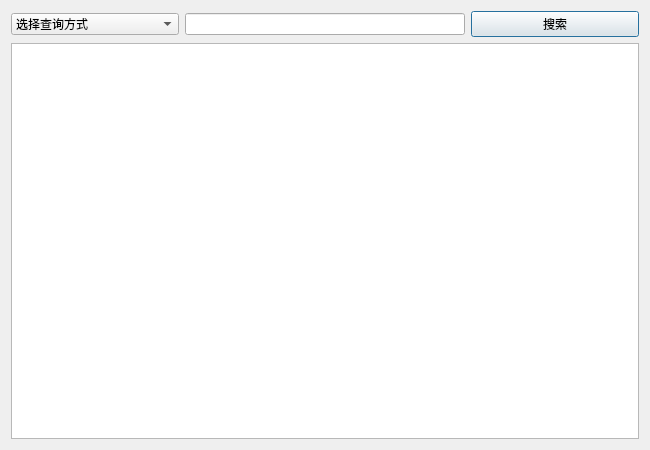
<?xml version="1.0" encoding="UTF-8"?>
<ui version="4.0">
 <class>searchContacts</class>
 <widget class="QDialog" name="searchContacts">
  <property name="geometry">
   <rect>
    <x>0</x>
    <y>0</y>
    <width>650</width>
    <height>450</height>
   </rect>
  </property>
  <property name="windowTitle">
   <string>查询联系人</string>
  </property>
  <layout class="QVBoxLayout" name="verticalLayout">
   <item>
    <layout class="QHBoxLayout" name="horizontalLayout" stretch="3,5,3">
     <item>
      <widget class="QComboBox" name="cb_method">
       <item>
        <property name="text">
         <string>选择查询方式</string>
        </property>
       </item>
       <item>
        <property name="text">
         <string>按姓名查询</string>
        </property>
       </item>
       <item>
        <property name="text">
         <string>按手机查询</string>
        </property>
       </item>
       <item>
        <property name="text">
         <string>按组别查询</string>
        </property>
       </item>
      </widget>
     </item>
     <item>
      <widget class="QLineEdit" name="le_content"/>
     </item>
     <item>
      <widget class="QPushButton" name="btn_search">
       <property name="text">
        <string>搜索</string>
       </property>
      </widget>
     </item>
    </layout>
   </item>
   <item>
    <widget class="QTableView" name="tableView"/>
   </item>
  </layout>
 </widget>
 <resources/>
 <connections/>
</ui>
